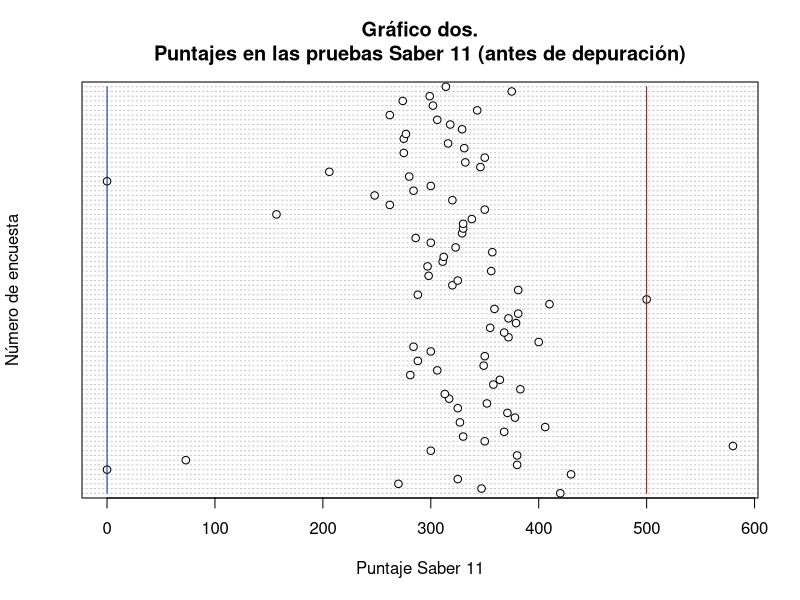
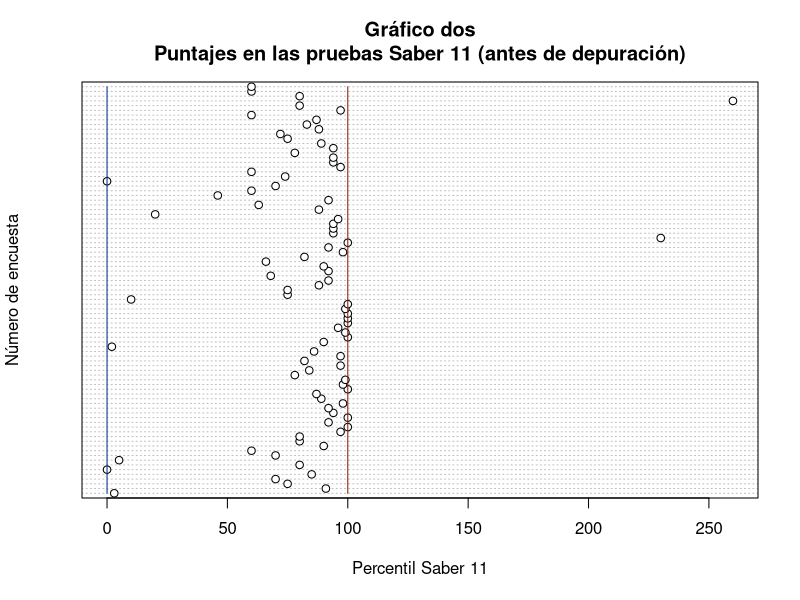
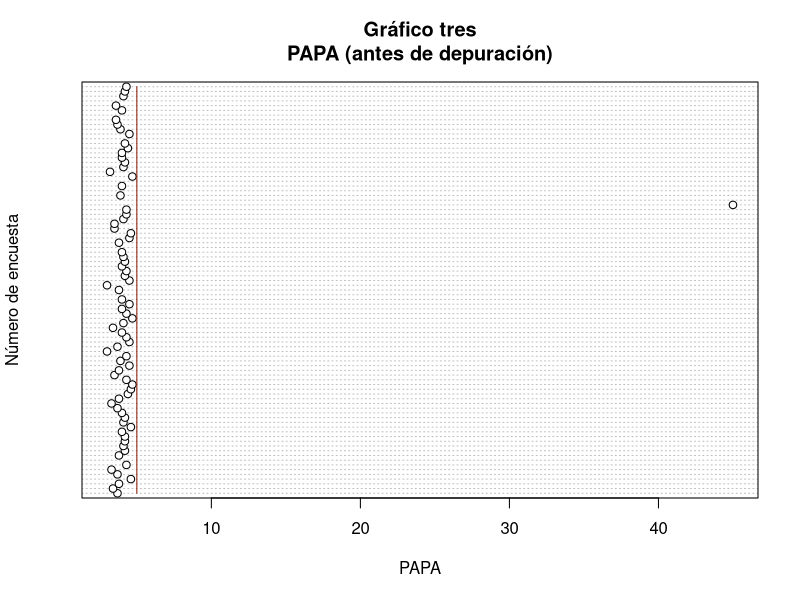

Write R code to recreate these figures, in order. (Note: this script raises an error after producing the figures.)
## ---- chunk 1
knitr::opts_chunk$set(echo = TRUE,
                      message = FALSE,
                      warning = FALSE)
## ---- chunk 2
library(tidyverse)
## ---- chunk 3
encuesta <- read.csv("encuesta1.csv")
## ---- chunk 4
glimpse(encuesta)
## ---- chunk 5
encuesta <- encuesta %>% 
  mutate_if(is.character, as.factor)
## ---- chunk 6
glimpse(encuesta)
## ---- chunk 7
levels(encuesta$Q01_Genero)
## ---- chunk 8
# Cambio de nombre para el género
encuesta$Q01_Genero <- as.character(encuesta$Q01_Genero)
encuesta$Q01_Genero[encuesta$Q01_Genero == '1 : Masculino'] <- 'Masculino'
encuesta$Q01_Genero[encuesta$Q01_Genero == '2 : Femenino'] <- 'Femenino'
encuesta$Q01_Genero[encuesta$Q01_Genero == '3 : Otro'] <- 'Otro'
encuesta$Q01_Genero <- as.factor(encuesta$Q01_Genero)
levels(encuesta$Q01_Genero)
summary(encuesta$Q01_Genero)
## ---- chunk 9
# Para GÉNERO
summary(encuesta$Q01_Genero)
# ¡Okay!
## ---- chunk 10
# Modificación del formato de la variable FECHA DE NACIMIENTO y de la variable FECHA SABER 11
encuesta <- encuesta %>% 
  mutate(Q02_FechaNac = as.Date(as.character(Q02_FechaNac), "%Y-%m-%d"), 
         Q07_FechaSaber11 = as.Date(as.character(Q07_FechaSaber11), "%Y-%m-%d"))
## ---- chunk 11
summary(encuesta$Q02_FechaNac)
summary(encuesta$Q07_FechaSaber11)
## ---- chunk 12
# Creación de la variable EDAD
# Cálculo de la edad al 2021-FEB-26
encuesta <- encuesta %>% 
  mutate(Edad = as.numeric(as.Date("2021-02-26") - Q02_FechaNac)/365.25)
encuesta$Edad <- round(encuesta$Edad, 2)
## ---- chunk 13
# Creación de la variable TIEMPO EMPLEADO
# Conversión a fecha-hora
encuesta <- encuesta %>% 
  mutate(fecha_entrega = 
           as.POSIXct(strptime(Enviado.el., format = "%d/%m/%Y %H:%M:%S")),
         tiempo_usado = as.integer(format(fecha_entrega, "%M")) +
                        as.integer(format(fecha_entrega, "%S")) / 60  - 30)
encuesta$tiempo_usado <- round(encuesta$tiempo_usado, 2)
## ---- chunk 14
#Cambio de nombre de los pregrados  
encuesta$Q03_Carrera <- as.character(encuesta$Q03_Carrera)
encuesta$Q03_Carrera[encuesta$Q03_Carrera == '1 : MatemÃ¡ticas'] <- 'Matemáticas'
encuesta$Q03_Carrera[encuesta$Q03_Carrera == '2 : IngenierÃa de sistemas e informÃ¡tica'] <- 'Ingeniería de sistemas e informática'
encuesta$Q03_Carrera[encuesta$Q03_Carrera == '3 : EstadÃstica'] <- 'Estadística'
encuesta$Q03_Carrera[encuesta$Q03_Carrera == '4 : IngenierÃa administrativa'] <- 'Ingeniería administrativa'
encuesta$Q03_Carrera[encuesta$Q03_Carrera == '5 : IngenierÃa fÃsica'] <- 'Ingeniería física'
encuesta$Q03_Carrera[encuesta$Q03_Carrera == '6 : IngenierÃa industrial'] <- 'Ingeniería industrial'
encuesta$Q03_Carrera[encuesta$Q03_Carrera == '7 : Otra'] <- 'Otra'
encuesta$Q03_Carrera <- as.factor(encuesta$Q03_Carrera)
levels(encuesta$Q03_Carrera)
summary(encuesta$Q03_Carrera)

## ---- chunk 15
summary(encuesta$Q04_Semestre)
## ---- chunk 16
encuesta <- encuesta %>%
  mutate(V51_Avance = Q04_Semestre * 10)
## ---- chunk 17
summary(encuesta$Q05_Saber11)
## ---- chunk 18
dotchart(encuesta$Q05_Saber11, xlab="Puntaje Saber 11", ylab="Número de encuesta")
title(main = "Gráfico dos.
Puntajes en las pruebas Saber 11 (antes de depuración)")
lines(rep(500,nrow(encuesta)),1:nrow(encuesta),col = "#8b1700")
lines(rep(0,nrow(encuesta)),1:nrow(encuesta),col = "#002e8b")
## ---- chunk 19
encuesta %>% 
  filter(encuesta$Q05_Saber11 == 0 | encuesta$Q05_Saber11 > 500)
## ---- chunk 20
# Imputaciones
encuesta$Q05_Saber11[encuesta$Q05_Saber11 == 580 & !is.na(encuesta$Q05_Saber11)] <- NA
encuesta[6, 7] <- NA
## ---- chunk 21
dotchart(encuesta$Q06_PercentilSaber11, xlab="Percentil Saber 11", ylab="Número de encuesta")
title(main = "Gráfico dos
Puntajes en las pruebas Saber 11 (antes de depuración)")
lines(rep(100,nrow(encuesta)),1:nrow(encuesta),col = "#8b1700")
lines(rep(0,nrow(encuesta)),1:nrow(encuesta),col = "#002e8b")
## ---- chunk 22
encuesta %>% 
  filter(Q06_PercentilSaber11 > 100)
## ---- chunk 23
encuesta$Q06_PercentilSaber11[encuesta$Q06_PercentilSaber11 == 230 & !is.na(encuesta$Q06_PercentilSaber11)] <- 100-230/10
encuesta[84, 8] <- NA
## ---- chunk 24
encuesta$Q07_FechaSaber11[encuesta$Q07_FechaSaber11 == as.Date("2021-08-08") & !is.na(encuesta$Q07_FechaSaber11)] <- NA
## ---- chunk 25
dotchart(encuesta$Q08_PAPA, xlab = "PAPA", ylab = "Número de encuesta")
title(main = "Gráfico tres
PAPA (antes de depuración)")
lines(rep(5,nrow(encuesta)),1:nrow(encuesta),col = "#8b1700")
## ---- chunk 26
encuesta %>% 
  filter(Q08_PAPA > 5)
## ---- chunk 27
encuesta$Q08_PAPA[encuesta$Q08_PAPA == 45 & !is.na(encuesta$Q08_PAPA)] <- 4.5
## ---- chunk 28
# Vivienda en el ÁREA METROPOLITANA
summary(encuesta$Q09_EnAreaMetropolitana)
## ---- chunk 29
encuesta$Q10_Estrato <- as.character(encuesta$Q10_Estrato)
encuesta$Q10_Estrato[encuesta$Q10_Estrato == '2 : 1'] <- '1'
encuesta$Q10_Estrato[encuesta$Q10_Estrato == '3 : 2'] <- '2'
encuesta$Q10_Estrato[encuesta$Q10_Estrato == '4 : 3'] <- '3'
encuesta$Q10_Estrato[encuesta$Q10_Estrato == '5 : 4'] <- '4'
encuesta$Q10_Estrato[encuesta$Q10_Estrato == '6 : 5'] <- '5'
encuesta$Q10_Estrato[encuesta$Q10_Estrato == '8 : No se conoce'] <- 'No se conoce'
encuesta$Q10_Estrato <- as.factor(encuesta$Q10_Estrato)
levels(encuesta$Q10_Estrato)
summary(encuesta$Q10_Estrato)
## ---- chunk 30
# Instalación de R
encuesta$Q11_R <- as.character(encuesta$Q11_R)
encuesta$Q11_R[encuesta$Q11_R == '1'] <- 'Si'
encuesta$Q11_R[encuesta$Q11_R == '0'] <- 'No'
encuesta$Q11_R <- as.factor(encuesta$Q11_R)
levels(encuesta$Q11_R)
summary(encuesta$Q11_R)
## ---- chunk 31
# Instalación de R Studio
encuesta$Q12_RStudio <- as.character(encuesta$Q12_RStudio)
encuesta$Q12_RStudio[encuesta$Q12_RStudio == '1'] <- 'Si'
encuesta$Q12_RStudio[encuesta$Q12_RStudio == '0'] <- 'No'
encuesta$Q12_RStudio <- as.factor(encuesta$Q12_RStudio)
levels(encuesta$Q11_R)
summary(encuesta$Q12_RStudio)
## ---- chunk 32
summary(encuesta$Q13_NoRoRStudio)
## ---- chunk 33
encuesta$Q14_RecursosInformaticos..Internet.de.cable.propio <- as.character(encuesta$Q14_RecursosInformaticos..Internet.de.cable.propio)
encuesta$Q14_RecursosInformaticos..Internet.de.cable.propio[encuesta$Q14_RecursosInformaticos..Internet.de.cable.propio == '1'] <- 'Si'
encuesta$Q14_RecursosInformaticos..Internet.de.cable.propio[encuesta$Q14_RecursosInformaticos..Internet.de.cable.propio == '0'] <- 'No'
encuesta$Q14_RecursosInformaticos..Internet.de.cable.propio <- as.factor(encuesta$Q14_RecursosInformaticos..Internet.de.cable.propio)
levels(encuesta$Q14_RecursosInformaticos..Internet.de.cable.propio)
summary(encuesta$Q14_RecursosInformaticos..Internet.de.cable.propio)
## ---- chunk 34
encuesta$Q14_RecursosInformaticos..Internet.de.cable.no.propio <- as.character(encuesta$Q14_RecursosInformaticos..Internet.de.cable.no.propio)
encuesta$Q14_RecursosInformaticos..Internet.de.cable.no.propio[encuesta$Q14_RecursosInformaticos..Internet.de.cable.no.propio == '1'] <- 'Si'
encuesta$Q14_RecursosInformaticos..Internet.de.cable.no.propio[encuesta$Q14_RecursosInformaticos..Internet.de.cable.no.propio == '0'] <- 'No'
encuesta$Q14_RecursosInformaticos..Internet.de.cable.no.propio <- as.factor(encuesta$Q14_RecursosInformaticos..Internet.de.cable.no.propio)
levels(encuesta$Q14_RecursosInformaticos..Internet.de.cable.no.propio)
summary(encuesta$Q14_RecursosInformaticos..Internet.de.cable.no.propio)
## ---- chunk 35
encuesta$Q14_RecursosInformaticos..Wifi.propio <- as.character(encuesta$Q14_RecursosInformaticos..Wifi.propio)
encuesta$Q14_RecursosInformaticos..Wifi.propio[encuesta$Q14_RecursosInformaticos..Wifi.propio == '1'] <- 'Si'
encuesta$Q14_RecursosInformaticos..Wifi.propio[encuesta$Q14_RecursosInformaticos..Wifi.propio == '0'] <- 'No'
encuesta$Q14_RecursosInformaticos..Wifi.propio <- as.factor(encuesta$Q14_RecursosInformaticos..Wifi.propio)
levels(encuesta$Q14_RecursosInformaticos..Wifi.propio)
summary(encuesta$Q14_RecursosInformaticos..Wifi.propio)
## ---- chunk 36
encuesta$Q14_RecursosInformaticos..Wifi.no.propio <- as.character(encuesta$Q14_RecursosInformaticos..Wifi.no.propio)
encuesta$Q14_RecursosInformaticos..Wifi.no.propio[encuesta$Q14_RecursosInformaticos..Wifi.no.propio == '1'] <- 'Si'
encuesta$Q14_RecursosInformaticos..Wifi.no.propio[encuesta$Q14_RecursosInformaticos..Wifi.no.propio == '0'] <- 'No'
encuesta$Q14_RecursosInformaticos..Wifi.no.propio <- as.factor(encuesta$Q14_RecursosInformaticos..Wifi.no.propio)
levels(encuesta$Q14_RecursosInformaticos..Wifi.no.propio)
summary(encuesta$Q14_RecursosInformaticos..Wifi.no.propio)
## ---- chunk 37
encuesta$Q14_RecursosInformaticos..Celular.sin.datos <- as.character(encuesta$Q14_RecursosInformaticos..Celular.sin.datos)
encuesta$Q14_RecursosInformaticos..Celular.sin.datos[encuesta$Q14_RecursosInformaticos..Celular.sin.datos == '1'] <- 'Si'
encuesta$Q14_RecursosInformaticos..Celular.sin.datos[encuesta$Q14_RecursosInformaticos..Celular.sin.datos == '0'] <- 'No'
encuesta$Q14_RecursosInformaticos..Celular.sin.datos <- as.factor(encuesta$Q14_RecursosInformaticos..Celular.sin.datos)
levels(encuesta$Q14_RecursosInformaticos..Celular.sin.datos)
summary(encuesta$Q14_RecursosInformaticos..Celular.sin.datos)
## ---- chunk 38
encuesta$Q14_RecursosInformaticos..Celular.con.datos <- as.character(encuesta$Q14_RecursosInformaticos..Celular.con.datos)
encuesta$Q14_RecursosInformaticos..Celular.con.datos[encuesta$Q14_RecursosInformaticos..Celular.con.datos == '1'] <- 'Si'
encuesta$Q14_RecursosInformaticos..Celular.con.datos[encuesta$Q14_RecursosInformaticos..Celular.con.datos == '0'] <- 'No'
encuesta$Q14_RecursosInformaticos..Celular.con.datos <- as.factor(encuesta$Q14_RecursosInformaticos..Celular.con.datos)
summary(encuesta$Q14_RecursosInformaticos..Celular.con.datos)
## ---- chunk 39
encuesta$Q14_RecursosInformaticos..PortÃ.til.propio <- as.character(encuesta$Q14_RecursosInformaticos..PortÃ.til.propio)
encuesta$Q14_RecursosInformaticos..PortÃ.til.propio[encuesta$Q14_RecursosInformaticos..PortÃ.til.propio == '1'] <- 'Si'
encuesta$Q14_RecursosInformaticos..PortÃ.til.propio[encuesta$Q14_RecursosInformaticos..PortÃ.til.propio == '0'] <- 'No'
encuesta$Q14_RecursosInformaticos..PortÃ.til.propio <- as.factor(encuesta$Q14_RecursosInformaticos..PortÃ.til.propio)
summary(encuesta$Q14_RecursosInformaticos..PortÃ.til.propio)
## ---- chunk 40
encuesta$Q14_RecursosInformaticos..PortÃ.til.no.propio <- as.character(encuesta$Q14_RecursosInformaticos..PortÃ.til.no.propio)
encuesta$Q14_RecursosInformaticos..PortÃ.til.no.propio[encuesta$Q14_RecursosInformaticos..PortÃ.til.no.propio == '1'] <- 'Si'
encuesta$Q14_RecursosInformaticos..PortÃ.til.no.propio[encuesta$Q14_RecursosInformaticos..PortÃ.til.no.propio == '0'] <- 'No'
encuesta$Q14_RecursosInformaticos..PortÃ.til.no.propio <- as.factor(encuesta$Q14_RecursosInformaticos..PortÃ.til.no.propio)
summary(encuesta$Q14_RecursosInformaticos..PortÃ.til.no.propio)
## ---- chunk 41
encuesta$Q14_RecursosInformaticos..Computador.de.escritorio.propio.y.exclusivo <- as.character(encuesta$Q14_RecursosInformaticos..Computador.de.escritorio.propio.y.exclusivo)
encuesta$Q14_RecursosInformaticos..Computador.de.escritorio.propio.y.exclusivo[encuesta$Q14_RecursosInformaticos..Computador.de.escritorio.propio.y.exclusivo == '1'] <- 'Si'
encuesta$Q14_RecursosInformaticos..Computador.de.escritorio.propio.y.exclusivo[encuesta$Q14_RecursosInformaticos..Computador.de.escritorio.propio.y.exclusivo == '0'] <- 'No'
encuesta$Q14_RecursosInformaticos..Computador.de.escritorio.propio.y.exclusivo <- as.factor(encuesta$Q14_RecursosInformaticos..Computador.de.escritorio.propio.y.exclusivo)
summary(encuesta$Q14_RecursosInformaticos..Computador.de.escritorio.propio.y.exclusivo)
## ---- chunk 42
encuesta$Q14_RecursosInformaticos..Computador.de.escritorio.no.propio.pero.exclusivo <- as.character(encuesta$Q14_RecursosInformaticos..Computador.de.escritorio.no.propio.pero.exclusivo)
encuesta$Q14_RecursosInformaticos..Computador.de.escritorio.no.propio.pero.exclusivo[encuesta$Q14_RecursosInformaticos..Computador.de.escritorio.no.propio.pero.exclusivo == '1'] <- 'Si'
encuesta$Q14_RecursosInformaticos..Computador.de.escritorio.no.propio.pero.exclusivo[encuesta$Q14_RecursosInformaticos..Computador.de.escritorio.no.propio.pero.exclusivo == '0'] <- 'No'
encuesta$Q14_RecursosInformaticos..Computador.de.escritorio.no.propio.pero.exclusivo <- as.factor(encuesta$Q14_RecursosInformaticos..Computador.de.escritorio.no.propio.pero.exclusivo)
summary(encuesta$Q14_RecursosInformaticos..Computador.de.escritorio.no.propio.pero.exclusivo)
## ---- chunk 43
encuesta$Q14_RecursosInformaticos..Computador.propio..pero.no.exclusivo <- as.character(encuesta$Q14_RecursosInformaticos..Computador.propio..pero.no.exclusivo)
encuesta$Q14_RecursosInformaticos..Computador.propio..pero.no.exclusivo[encuesta$Q14_RecursosInformaticos..Computador.propio..pero.no.exclusivo == '1'] <- 'Si'
encuesta$Q14_RecursosInformaticos..Computador.propio..pero.no.exclusivo[encuesta$Q14_RecursosInformaticos..Computador.propio..pero.no.exclusivo == '0'] <- 'No'
encuesta$Q14_RecursosInformaticos..Computador.propio..pero.no.exclusivo <- as.factor(encuesta$Q14_RecursosInformaticos..Computador.propio..pero.no.exclusivo)
summary(encuesta$Q14_RecursosInformaticos..Computador.propio..pero.no.exclusivo)
## ---- chunk 44
encuesta$Q14_RecursosInformaticos..Computador.de.escritorio.ni.propio.ni.exclusivo <- as.character(encuesta$Q14_RecursosInformaticos..Computador.de.escritorio.ni.propio.ni.exclusivo)
encuesta$Q14_RecursosInformaticos..Computador.de.escritorio.ni.propio.ni.exclusivo[encuesta$Q14_RecursosInformaticos..Computador.de.escritorio.ni.propio.ni.exclusivo == '1'] <- 'Si'
encuesta$Q14_RecursosInformaticos..Computador.de.escritorio.ni.propio.ni.exclusivo[encuesta$Q14_RecursosInformaticos..Computador.de.escritorio.ni.propio.ni.exclusivo == '0'] <- 'No'
encuesta$Q14_RecursosInformaticos..Computador.de.escritorio.ni.propio.ni.exclusivo <- as.factor(encuesta$Q14_RecursosInformaticos..Computador.de.escritorio.ni.propio.ni.exclusivo)
summary(encuesta$Q14_RecursosInformaticos..Computador.de.escritorio.ni.propio.ni.exclusivo)
## ---- chunk 45
encuesta$Q14_RecursosInformaticos..Tablet.sin.datos <- as.character(encuesta$Q14_RecursosInformaticos..Tablet.sin.datos)
encuesta$Q14_RecursosInformaticos..Tablet.sin.datos[encuesta$Q14_RecursosInformaticos..Tablet.sin.datos == '1'] <- 'Si'
encuesta$Q14_RecursosInformaticos..Tablet.sin.datos[encuesta$Q14_RecursosInformaticos..Tablet.sin.datos == '0'] <- 'No'
encuesta$Q14_RecursosInformaticos..Tablet.sin.datos <- as.factor(encuesta$Q14_RecursosInformaticos..Tablet.sin.datos)
summary(encuesta$Q14_RecursosInformaticos..Tablet.sin.datos)
## ---- chunk 46
encuesta$Q14_RecursosInformaticos..Tablet.con.datos. <- as.character(encuesta$Q14_RecursosInformaticos..Tablet.con.datos.)
encuesta$Q14_RecursosInformaticos..Tablet.con.datos.[encuesta$Q14_RecursosInformaticos..Tablet.con.datos. == '1'] <- 'Si'
encuesta$Q14_RecursosInformaticos..Tablet.con.datos.[encuesta$Q14_RecursosInformaticos..Tablet.con.datos. == '0'] <- 'No'
encuesta$Q14_RecursosInformaticos..Tablet.con.datos. <- as.factor(encuesta$Q14_RecursosInformaticos..Tablet.con.datos.)
summary(encuesta$Q14_RecursosInformaticos..Tablet.con.datos.)
## ---- chunk 47
encuesta$Q15_Alunizaje <- as.character(encuesta$Q15_Alunizaje)
encuesta$Q15_Alunizaje[encuesta$Q15_Alunizaje == '1'] <- 'Si'
encuesta$Q15_Alunizaje[encuesta$Q15_Alunizaje == '0'] <- 'No'
encuesta$Q15_Alunizaje <- as.factor(encuesta$Q15_Alunizaje)
summary(encuesta$Q15_Alunizaje)
## ---- chunk 48
encuesta$Q16_EspionajeInternet <- as.character(encuesta$Q16_EspionajeInternet)
encuesta$Q16_EspionajeInternet[encuesta$Q16_EspionajeInternet == '1'] <- 'Si'
encuesta$Q16_EspionajeInternet[encuesta$Q16_EspionajeInternet == '0'] <- 'No'
encuesta$Q16_EspionajeInternet <- as.factor(encuesta$Q16_EspionajeInternet)
summary(encuesta$Q16_EspionajeInternet)
## ---- chunk 49
encuesta$Q17_Experimentos <- as.character(encuesta$Q17_Experimentos)
encuesta$Q17_Experimentos[encuesta$Q17_Experimentos == '1'] <- 'Si'
encuesta$Q17_Experimentos[encuesta$Q17_Experimentos == '0'] <- 'No'
encuesta$Q17_Experimentos <- as.factor(encuesta$Q17_Experimentos)
summary(encuesta$Q17_Experimentos)
## ---- chunk 50
encuesta$Q18_Vacunas <- as.character(encuesta$Q18_Vacunas)
encuesta$Q18_Vacunas[encuesta$Q18_Vacunas == '1'] <- 'Si'
encuesta$Q18_Vacunas[encuesta$Q18_Vacunas == '0'] <- 'No'
encuesta$Q18_Vacunas <- as.factor(encuesta$Q18_Vacunas)
summary(encuesta$Q18_Vacunas)
## ---- chunk 51
encuesta$Q19_EvidenciaFalsa <- as.character(encuesta$Q19_EvidenciaFalsa)
encuesta$Q19_EvidenciaFalsa[encuesta$Q19_EvidenciaFalsa == '1'] <- 'Si'
encuesta$Q19_EvidenciaFalsa[encuesta$Q19_EvidenciaFalsa == '0'] <- 'No'
encuesta$Q19_EvidenciaFalsa <- as.factor(encuesta$Q19_EvidenciaFalsa)
summary(encuesta$Q19_EvidenciaFalsa)
## ---- chunk 52
encuesta$Q20_RafagasSolares <- as.character(encuesta$Q20_RafagasSolares)
encuesta$Q20_RafagasSolares[encuesta$Q20_RafagasSolares == '1'] <- 'Si'
encuesta$Q20_RafagasSolares[encuesta$Q20_RafagasSolares == '0'] <- 'No'
encuesta$Q20_RafagasSolares <- as.factor(encuesta$Q20_RafagasSolares)
summary(encuesta$Q20_RafagasSolares)
## ---- chunk 53
encuesta$Q21_TierraHueca <- as.character(encuesta$Q21_TierraHueca)
encuesta$Q21_TierraHueca[encuesta$Q21_TierraHueca == '1'] <- 'Si'
encuesta$Q21_TierraHueca[encuesta$Q21_TierraHueca == '0'] <- 'No'
encuesta$Q21_TierraHueca <- as.factor(encuesta$Q21_TierraHueca)
summary(encuesta$Q21_TierraHueca)
## ---- chunk 54
encuesta$Q22_alienigenas <- as.character(encuesta$Q22_alienigenas)
encuesta$Q22_alienigenas[encuesta$Q22_alienigenas == '1'] <- 'Si'
encuesta$Q22_alienigenas[encuesta$Q22_alienigenas == '0'] <- 'No'
encuesta$Q22_alienigenas <- as.factor(encuesta$Q22_alienigenas)
summary(encuesta$Q22_alienigenas)
## ---- chunk 55
encuesta$Q23_CambioClimatico <- as.character(encuesta$Q23_CambioClimatico)
encuesta$Q23_CambioClimatico[encuesta$Q23_CambioClimatico == '1'] <- 'Si'
encuesta$Q23_CambioClimatico[encuesta$Q23_CambioClimatico == '0'] <- 'No'
encuesta$Q23_CambioClimatico <- as.factor(encuesta$Q23_CambioClimatico)
summary(encuesta$Q23_CambioClimatico)
## ---- chunk 56
encuesta$Q24_area <- as.character(encuesta$Q24_area)
encuesta$Q24_area[encuesta$Q24_area == '1 : 7.5*pi'] <- '7.5*pi'
encuesta$Q24_area[encuesta$Q24_area == '2 : 6*pi'] <- '6*pi'
encuesta$Q24_area[encuesta$Q24_area == '3 : 4.5*pi'] <- '4.5*pi'
encuesta$Q24_area[encuesta$Q24_area == '4 : 4*pi'] <- '4*pi'
encuesta$Q24_area[encuesta$Q24_area == '5 : 3*pi'] <- '3*pi'
encuesta$Q24_area[encuesta$Q24_area == '6 : Ninguna de las anteriores'] <- 'Ninguna de las anteriores'
encuesta$Q24_area <- as.factor(encuesta$Q24_area)
levels(encuesta$Q24_area)
summary(encuesta$Q24_area)
## ---- chunk 57
summary(encuesta$Q25_PorcentArea)
## ---- chunk 58
encuesta %>%
  filter(encuesta$Q25_PorcentArea < 1)
## ---- chunk 59
encuesta$Q25_PorcentArea[encuesta$Q25_PorcentArea < 1 & !is.na(encuesta$Q25_PorcentArea)] <- 10
## ---- chunk 60
summary(encuesta$Q27_PorcentDivisor)
## ---- chunk 61
encuesta %>%
  filter(encuesta$Q27 < 1)
## ---- chunk 62
encuesta$Q27_PorcentDivisor[encuesta$Q27_PorcentDivisor < 1 & !is.na(encuesta$Q27_PorcentDivisor)] <- 50
## ---- chunk 63
summary(na.omit(encuesta$tiempo_usado))
## ---- chunk 64
hist(encuesta$tiempo_usado, breaks="Sturges", col="#002e8b",
     main = "Tiempo usado para responder la encuesta",
     ylab = "Frecuencia", xlab = "Tiempo(Minutos)")
## ---- chunk 65
# Tabla para el género
tbl_gen <- table(encuesta$Q01_Genero)
tbl_genP <- tbl_gen * 100 / sum(tbl_gen)
tbl_genP <- round(sort(tbl_genP, decreasing = TRUE), 2)
tbl_genP
## ---- chunk 66
# Gráfico para el género
gr_gen <- barplot(tbl_genP, las = 1, ylim = c(0, 100), col = "#002e8b")
text(gr_gen, tbl_genP + 5, paste(round(tbl_genP, 2), "%"))
title(main = "Género de los estudiantes de EDAED",
      xlab = "Género", ylab = "Porcentaje (%)")
## ---- chunk 67
# Resúmenes numéricos para EDAD
summary(encuesta$Edad)
## ---- chunk 68
clases_ed <- ceiling(1+3.33*log(length(encuesta$Edad), base = 10))
paramAnt <- par(no.readonly = TRUE)
hist(encuesta$Edad, freq = FALSE, nclass = 20, col = "#002e8b",
     las = 1, 
     main = "Distribución de la edad",
     xlab = "Edad (años)",
     ylab = "Densidad",
     ylim = c(0, 0.20),
     xlim = c(15, 40))
lines(density(encuesta$Edad), col = "#748b00", lwd = 3)
rug(encuesta$Edad)
par(paramAnt)
## ---- chunk 69
# Tabla para la carrera
tbl_carr <- table(encuesta$Q03_Carrera)
tbl_carrP <- tbl_carr * 100 / sum(tbl_carr)
tbl_carrP <- round(sort(tbl_carrP, decreasing = TRUE), 2)
## ---- chunk 70
# Gráfico para la carrera
Nombres_Carreras = c("Estadística","Ingeniería de\n sistemas e\n informática","Ingeniería\n industrial","Matemáticas","Ingeniería\n administrativa","Ingeniería\n física","Otra")
gr_carr <- barplot(tbl_carrP, las = 1, names.arg = Nombres_Carreras, ylim = c(0, 100), col = "#002e8b", cex.names = 0.6)
text(gr_carr, tbl_carrP + 5, paste(round(tbl_carrP, 2), "%"))
title(main = "Carrera de los estudiantes de EDAED",
      ylab = "Porcentaje (%)")
## ---- chunk 71
# Resúmenes numéricos para EDAD
aux_avance = na.omit(encuesta$V51_Avance)
summary(aux_avance)
## ---- chunk 72
clases_av <- ceiling(1+3.33*log(length(encuesta$Q04_Semestre) - 1, base = 10))
paramAnt <- par(no.readonly = TRUE)
hist(encuesta$V51_Avance, freq = FALSE, nclass = clases_av, col = "#002e8b",
     las = 1, 
     main = "Distribución del avance",
     xlab = "Avance (%)",
     ylab = "Densidad",
     ylim = c(0, 0.20),
     xlim = c(0, 80))
lines(density(encuesta$Edad), col = "#748b00", lwd = 3)
par(paramAnt)
## ---- chunk 73
summary(na.omit(encuesta$Q05_Saber11))
## ---- chunk 74
hist(encuesta$Q05_Saber11, breaks="Sturges", col="#002e8b",
     main = "Resultados de la prueba Saber 11",
     ylab = "Frecuencia", xlab = "Puntaje")
## ---- chunk 75
summary(na.omit(encuesta$Q06_PercentilSaber11))
## ---- chunk 76
hist(encuesta$Q06_PercentilSaber11, breaks="Sturges", col="#002e8b",
     main = "Percentiles de la prueba Saber 11",
     ylab = "Frecuencia", xlab = "Percentil")
## ---- chunk 77
summary(na.omit(as.numeric(format(encuesta$Q07_FechaSaber11, "%Y"))))
## ---- chunk 78
hist(as.numeric(format(encuesta$Q07_FechaSaber11, "%Y")), breaks="Sturges", col="#002e8b",
     main = "Fecha de presentación de la prueba Saber 11",
     ylab = "Frecuencia", xlab = "Año")
## ---- chunk 79
summary(na.omit(encuesta$Q08_PAPA))
## ---- chunk 80
hist(encuesta$Q08_PAPA, breaks="Sturges", col="#002e8b",
     main = "Promedio Aritmético Ponderado Acumulado\n de los estudiantes del curso EDAED",
     ylab = "Frecuencia", xlab = "PAPA",
     xlim = c(3, 5))
## ---- chunk 81
# Tabla para la variable EnAreaMetropolitana
tbl_area <- table(encuesta$Q09_EnAreaMetropolitana)
tbl_areaP <- tbl_area * 100 / sum(tbl_area)
tbl_areaP <- round(sort(tbl_areaP, decreasing = FALSE), 2)
## ---- chunk 82
# Gráfico para la variable EnAreaMetropolitana
Categorias = c("No Presente","Presente")
gr_area <- barplot(tbl_areaP, las = 1, names.arg = Categorias, ylim = c(0, 100), col = "#002e8b")
text(gr_area, tbl_areaP + 6, paste(round(tbl_areaP, 2), "%"))
title(main = "Presencia de los estudiantes de EDAED en\n el Área Metropolitana del Valle de Aburrá",
      ylab = "Porcentaje (%)")
## ---- chunk 83
barplot(table(encuesta$Q10_Estrato),
        col = "#002e8b",
        main = "Estrato Socioeconómico",
        xlab = "Estrato de la vivienda ",
        ylab = "Numero de estudiantes"
        )
## ---- chunk 84
barplot(table(encuesta$Q11_R),
        col = "#002e8b",
        main = "Programa R instalado y/o actualizado",
        xlab = "Instalacion o actualizacion de R ",
        ylab = "Numero de estudiantes")
## ---- chunk 85
summary(encuesta$Q11_R)
## ---- chunk 86
summary(encuesta$Q12_RStudio)
## ---- chunk 87
table(encuesta$Q13_NoRoRStudio)
## ---- chunk 88
summary(encuesta$Q14_RecursosInformaticos..Internet.de.cable.propio)
## ---- chunk 89
summary(encuesta$Q14_RecursosInformaticos..Internet.de.cable.no.propio)
## ---- chunk 90
summary(encuesta$Q14_RecursosInformaticos..Wifi.propio)
## ---- chunk 91
summary(encuesta$Q14_RecursosInformaticos..Wifi.no.propio)
## ---- chunk 92
summary(encuesta$Q14_RecursosInformaticos..Celular.con.datos)
## ---- chunk 93
summary(encuesta$Q14_RecursosInformaticos..Celular.sin.datos)
## ---- chunk 94
summary(encuesta$Q14_RecursosInformaticos..PortÃ.til.propio)
## ---- chunk 95
summary(encuesta$Q14_RecursosInformaticos..PortÃ.til.no.propio)
## ---- chunk 96
summary(encuesta$Q14_RecursosInformaticos..Computador.de.escritorio.propio.y.exclusivo)
## ---- chunk 97
summary(encuesta$Q14_RecursosInformaticos..Computador.de.escritorio.no.propio.pero.exclusivo)
## ---- chunk 98
summary(encuesta$Q14_RecursosInformaticos..Computador.de.escritorio.ni.propio.ni.exclusivo)
## ---- chunk 99
summary(encuesta$Q14_RecursosInformaticos..Computador.propio..pero.no.exclusivo)
## ---- chunk 100
summary(encuesta$Q14_RecursosInformaticos..Tablet.con.datos.)
## ---- chunk 101
summary(encuesta$Q14_RecursosInformaticos..Tablet.sin.datos)
## ---- chunk 102
summary(encuesta$Q15_Alunizaje)
## ---- chunk 103
summary(encuesta$Q16_EspionajeInternet)
## ---- chunk 104
summary(encuesta$Q17_Experimentos)
## ---- chunk 105
summary(encuesta$Q18_Vacunas)
## ---- chunk 106
summary(encuesta$Q19_EvidenciaFalsa)
## ---- chunk 107
summary(encuesta$Q20_RafagasSolares)
## ---- chunk 108
summary(encuesta$Q21_TierraHueca)
## ---- chunk 109
summary(encuesta$Q22_alienigenas)
## ---- chunk 110
summary(encuesta$Q23_CambioClimatico)
